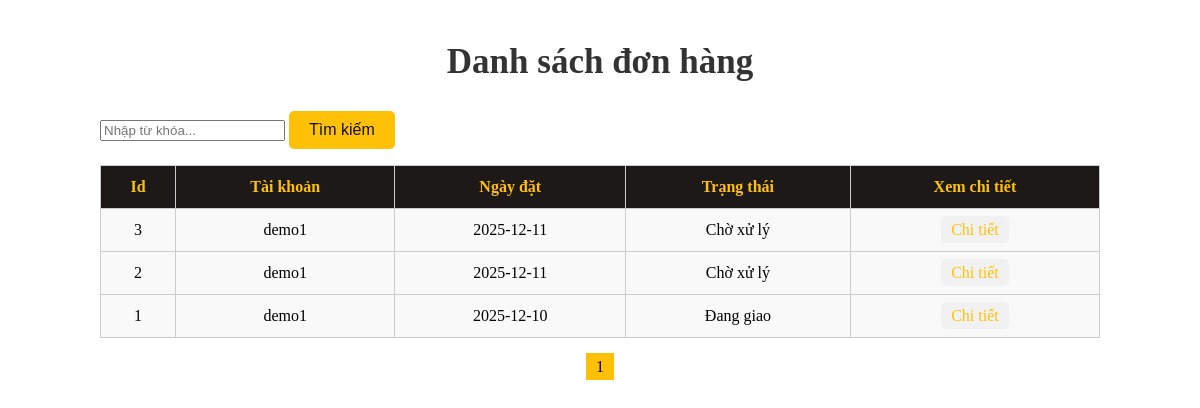
The app's page /Xmobile-master/admins/admincp/pages/content/checkout.php with its own data.
### tables this page shows
CREATE TABLE `orders` (
  `Id` int(11) NOT NULL,
  `Customer_id` int(11) NOT NULL,
  `Order_date` date NOT NULL,
  `Order_status` tinyint(4) DEFAULT 0,
  `Delivery_location` text NOT NULL,
  `Receiver_name` varchar(255) NOT NULL,
  `Receiver_phone` varchar(20) NOT NULL,
  `Payment_method` varchar(255) NOT NULL
);

CREATE TABLE `customers` (
  `Id` int(11) NOT NULL,
  `Name` varchar(255) NOT NULL,
  `Phone` varchar(20) DEFAULT NULL,
  `Address` text DEFAULT NULL,
  `Email` varchar(255) NOT NULL,
  `Password` varchar(255) NOT NULL,
  `Images` varchar(255) DEFAULT NULL
);

### Xmobile-master/admins/admincp/pages/content/checkout.php (the view, shortened to what this page needs)
<?php
    include_once "../../Connection/open.php";
    if(isset($_GET["keyword"])){
        $keyword = $_GET["keyword"];
    } else {
        $keyword = "";
    }
    $recordsPerPage = 5;
    $sqlCount = "SELECT COUNT(*) AS total
                FROM orders
                INNER JOIN customers ON orders.Customer_id = customers.Id
                WHERE customers.Name LIKE '%$keyword%'";
    $resultCount = mysqli_query($connection, $sqlCount);
    $row = mysqli_fetch_assoc($resultCount);
    $totalRecords = $row['total'];
    $pages = ceil($totalRecords / $recordsPerPage);
    if (isset($_GET["page"])) {
        $page = $_GET["page"];
    } else {
        $page = 1;
    }
    $start = ($page - 1) * $recordsPerPage;
    $sql = "SELECT
                orders.Id AS OrderId,
                orders.Order_date,
                orders.Order_status,
                customers.Name AS CustomerName
            FROM orders
            JOIN customers ON orders.Customer_id = customers.Id
            WHERE customers.Name LIKE '%$keyword%'
            ORDER BY
            CASE orders.Order_status
                WHEN 0 THEN 1  -- Chờ xử lý
                WHEN 1 THEN 2  -- Đang giao
                WHEN 2 THEN 3  -- Đã giao
                WHEN 3 THEN 4  -- Đã hủy
                ELSE 5
            END ASC,
            orders.Order_date DESC,
            orders.Id DESC
            LIMIT $start, $recordsPerPage";
    $result = mysqli_query($connection, $sql);
?>
<link rel="stylesheet" href="css/style_table.css">
<body>
<div class="container mx-auto">
    <h2>Danh sách đơn hàng</h2>
    <form method="GET" action="index.php" class="flex items-center gap-3 mb-3">
        <input type="text" name="keyword" placeholder="Nhập từ khóa..." value="<?php echo $keyword ?>"
               class="flex-1 px-4 py-2 border border-gray-300 rounded-lg focus:outline-none focus:ring-2 focus:ring-blue-500">
        <button type="submit"
                class="px-4 py-2 bg-blue-600 text-black rounded-lg hover:bg-blue-700 transition duration-200">
            Tìm kiếm
        </button>
    </form>
    <table border="1" width="100%" cellpadding="5" cellspacing="0">
        <thead>
            <tr>
                <th width="50px">Id</th>
                <th>Tài khoản</th>
                <th>Ngày đặt</th>
                <th>Trạng thái</th>
                <th>Xem chi tiết</th>
            </tr>
        </thead>
        <tbody>
        <?php if (mysqli_num_rows($result) == 0){ ?>
            <tr><td colspan="6" style="text-align: center;">Không có đơn hàng nào</td></tr>
        <?php } else { ?>
            <?php foreach ($result as $order){ ?>
                <tr>
                    <td><?php echo $order['OrderId']; ?></td>
                    <td><?php echo $order['CustomerName']; ?></td>
                    <td><?php echo $order['Order_date']; ?></td>
                    <td>
                        <?php
                        switch ($order['Order_status']) {
                            case 0: echo "Chờ xử lý"; break;
                            case 1: echo "Đang giao"; break;
                        }
                        ?>
                    </td>
                    <td>
                        <a href="index.php?action=chitietdonhang&id=<?php echo $order['OrderId']; ?>">Chi tiết</a>
                    </td>
                </tr>
            <?php } ?>
        <?php } ?>
        </tbody>
    </table>
    <div style="margin-top: 20px; text-align: center;">
        <?php for ($i = 1; $i <= $pages; $i++) {
            $link = "index.php?action=quanlydonhang&page=$i";
        ?>
            <a href="<?php echo $link; ?>"
               style="margin: 0 5px; padding: 5px 10px; text-decoration: none;
                      <?php echo ($i == $page) ? 'background-color: #ffc107; color: black;' : 'border: 1px solid #ccc;' ?>">
                <?php echo $i; ?>
            </a>
        <?php } ?>
    </div>
</div>
</body>

### Xmobile-master/admins/admincp/css/style_table.css (style rules this page uses)
h2 { text-align: center; font-size: 35px; color: #333333; }
.container { max-width: 1000px; margin: auto; padding: 5px 30px; }
button { background-color: #ffc107; color: #121212; padding: 10px 20px; border: none; font-size: 16px; border-radius: 5px; cursor: pointer; margin: 0 0; }
table { width: 100%; border-collapse: collapse; }
th, td { padding: 12px; text-align: center; font-size: 16px; border: 1px solid #ccc; }
th { background-color: #1d1919; color: #ffc107; font-weight: bold; }
td { background-color: #f9f9f9; color: #000; }
td a { color: #ffc107; text-decoration: none; padding: 5px 10px; border-radius: 5px; background-color: #f1f1f1; }

### records on screen
orders: Id "3", Customer.Name "demo1", Order_date "2025-12-11", Order_status "Chờ xử lý"
orders: Id "2", Customer.Name "demo1", Order_date "2025-12-11", Order_status "Chờ xử lý"
orders: Id "1", Customer.Name "demo1", Order_date "2025-12-10", Order_status "Đang giao"
